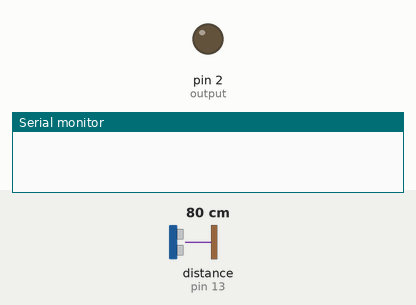
The sketch below on a simulated Arduino Uno, built with avr-gcc and run on an emulated ATmega328P. Parts: output pins drawn as LEDs (lit = HIGH), the last lines printed to the serial monitor. Wiring (inferred from the names in the program): ultrasonic range finder: trigger pin 12; echo pin 13. The test bench sets the inputs (shaded band); at power-on: distance to the obstacle (sensor on pin 13) 80 cm. The echo pulse lasts 58.3 µs per cm; pins used as bus, display or sensor lines are not drawn.

Above: at 1.3 s.
1.4 s: distance to the obstacle (sensor on pin 13) set to 12 cm
2.9 s: distance to the obstacle (sensor on pin 13) set to 9 cm
At 3.5 s:
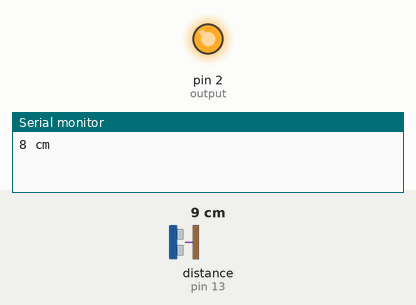
4.5 s: distance to the obstacle (sensor on pin 13) set to 18 cm
At 4.8 s:
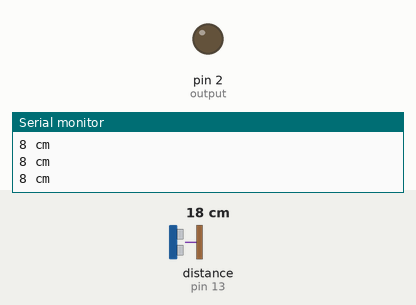
6.0 s: distance to the obstacle (sensor on pin 13) set to 2 cm
At 7.3 s:
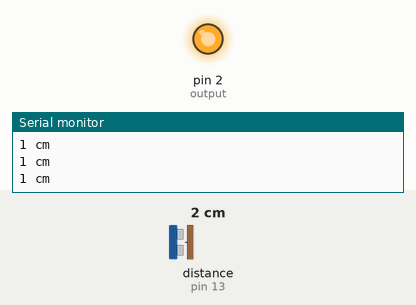
Timing chart, 0 to 8.5 s (numbered marks = the images above; inputs shaded):
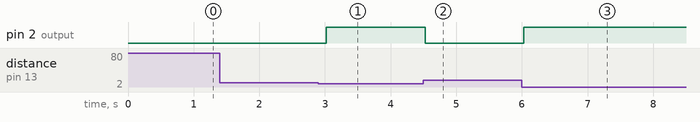

The sketch:

Ultrasonic_LoRa-01.ino
```cpp
const int trigPin = 12;
const int echoPin = 13;
const int output = 2;
long duration, distance;
void setup(){
  // initialize serial communication:
  Serial.begin(9600);
  pinMode(trigPin, OUTPUT);
  pinMode(output, OUTPUT);
  pinMode(echoPin, INPUT);
}


void loop(){
  digitalWrite(trigPin, LOW);
  delayMicroseconds(2);
  digitalWrite(trigPin, HIGH);
  delayMicroseconds(10);
  digitalWrite(trigPin, LOW);
  duration = pulseIn(echoPin, HIGH);
  distance = (duration / 2) / 29.1;

  if (distance >= 10 || distance <= 0){
     digitalWrite(output, LOW);
   }
   else{
     digitalWrite(output, HIGH);
     Serial.print(distance);
     Serial.println(" cm");
   }
   delay(500);
}
```

Measured:
- the behaviour switches between 11 and 10 cm on distance to the obstacle (sensor on pin 13) (found by bisection; images 0 and 1)
- after the input at 1.4 s, every drawn part: stays the same
- after the input at 2.9 s, pin 2 (output): LOW → HIGH after 0.12 s
- after the input at 4.5 s, pin 2 (output): HIGH → LOW at once
- after the input at 6.0 s, pin 2 (output): LOW → HIGH at once
